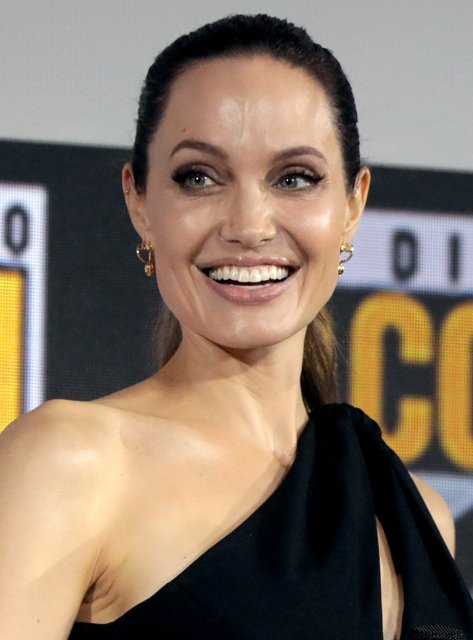
#> input picture services/vision-engine/tests/fixtures/sample_face.jpg, 473 x 640 px
$ python make_pad_fixtures.py
#> lines starting #> are read from the running program, lines starting #| are printed output that depends on the picture
"""Generate print / screen-replay face crops for C3 PAD tests."""

from __future__ import annotations

from pathlib import Path

import cv2
import numpy as np

FIX = Path(__file__).resolve().parents[1] / "tests" / "fixtures"


def main() -> None:
    src = cv2.imread(str(FIX / "sample_face.jpg"))
#> src is the input picture: shape (640, 473, 3); mean B, G, R 102.8, 117.5, 133.8
    if src is None:
        raise SystemExit("sample_face.jpg missing")
    h, w = src.shape[:2]
#> h = 640; w = 473
    face = cv2.resize(src[h // 8 : h * 7 // 8, w // 8 : w * 7 // 8].copy(), (160, 180))
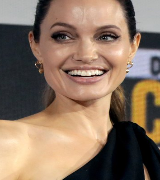
#> face: shape (180, 160, 3); mean B, G, R 98.5, 116.3, 138.7

    # Print proxy: grayscale paper look with enough edges for quality blur gate.
    gray = cv2.cvtColor(face, cv2.COLOR_BGR2GRAY)
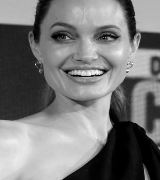
#> gray: shape (180, 160); min 0, max 251, mean 121
    print_face = cv2.cvtColor(gray, cv2.COLOR_GRAY2BGR)
    print_face = cv2.bilateralFilter(print_face, d=5, sigmaColor=40, sigmaSpace=40)
    # Sharpen slightly so face_max_blur still passes.
    blur = cv2.GaussianBlur(print_face, (0, 0), 1.0)
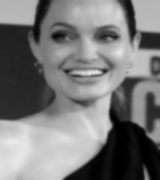
#> blur: shape (180, 160, 3); min 0, max 234, mean 121
    print_face = cv2.addWeighted(print_face, 1.35, blur, -0.35, 0)

    # Replay proxy: strong every-other-row scan lines (phone/tablet screen).
    replay = face.copy().astype(np.int16)
    replay[0::2, :, :] = np.clip(replay[0::2, :, :] + 70, 0, 255)
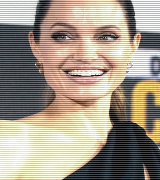
#> replay: shape (180, 160, 3) int16; mean B, G, R 133.2, 149.5, 166.2
    replay[1::2, :, :] = np.clip(replay[1::2, :, :] - 55, 0, 255)
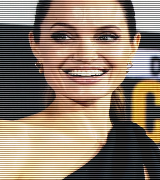
#> replay: shape (180, 160, 3) int16; mean B, G, R 109.9, 126.6, 143.7
    replay = replay.astype(np.uint8)
    replay = replay.astype(np.float32)
    replay[:, :, 1] = np.clip(replay[:, :, 1] * 1.08, 0, 255)
    replay = replay.astype(np.uint8)

    cv2.imwrite(str(FIX / "face_pad_print.jpg"), print_face)
    cv2.imwrite(str(FIX / "face_pad_replay.jpg"), replay)
    print("wrote face_pad_print.jpg face_pad_replay.jpg")


if __name__ == "__main__":
    main()
